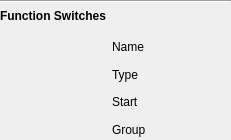
<?xml version="1.0" encoding="UTF-8"?>
<ui version="4.0">
 <class>FunctionSwitches</class>
 <widget class="QWidget" name="FunctionSwitches">
  <property name="geometry">
   <rect>
    <x>0</x>
    <y>0</y>
    <width>231</width>
    <height>140</height>
   </rect>
  </property>
  <property name="windowTitle">
   <string>Form</string>
  </property>
  <layout class="QVBoxLayout" name="verticalLayout">
   <property name="leftMargin">
    <number>0</number>
   </property>
   <property name="topMargin">
    <number>0</number>
   </property>
   <property name="rightMargin">
    <number>0</number>
   </property>
   <property name="bottomMargin">
    <number>0</number>
   </property>
   <item>
    <widget class="Line" name="line">
     <property name="orientation">
      <enum>Qt::Horizontal</enum>
     </property>
    </widget>
   </item>
   <item>
    <layout class="QHBoxLayout" name="horizontalLayout">
     <item>
      <widget class="QLabel" name="lblSwitch">
       <property name="font">
        <font>
         <weight>75</weight>
         <bold>true</bold>
        </font>
       </property>
       <property name="text">
        <string>Function Switches</string>
       </property>
       <property name="alignment">
        <set>Qt::AlignLeading|Qt::AlignLeft|Qt::AlignTop</set>
       </property>
      </widget>
     </item>
     <item>
      <layout class="QGridLayout" name="gridSwitches">
       <property name="sizeConstraint">
        <enum>QLayout::SetMinimumSize</enum>
       </property>
       <item row="2" column="0">
        <widget class="QLabel" name="lblType">
         <property name="text">
          <string>Type</string>
         </property>
        </widget>
       </item>
       <item row="4" column="0">
        <widget class="QLabel" name="lblGroup">
         <property name="sizePolicy">
          <sizepolicy hsizetype="Preferred" vsizetype="Preferred">
           <horstretch>0</horstretch>
           <verstretch>0</verstretch>
          </sizepolicy>
         </property>
         <property name="text">
          <string>Group</string>
         </property>
        </widget>
       </item>
       <item row="3" column="0">
        <widget class="QLabel" name="lblStartupPosn">
         <property name="text">
          <string>Start</string>
         </property>
        </widget>
       </item>
       <item row="1" column="0">
        <widget class="QLabel" name="lblName">
         <property name="text">
          <string>Name</string>
         </property>
        </widget>
       </item>
       <item row="0" column="0">
        <widget class="QLabel" name="label">
         <property name="text">
          <string/>
         </property>
        </widget>
       </item>
      </layout>
     </item>
     <item>
      <spacer name="horizontalSpacer">
       <property name="orientation">
        <enum>Qt::Horizontal</enum>
       </property>
       <property name="sizeHint" stdset="0">
        <size>
         <width>40</width>
         <height>20</height>
        </size>
       </property>
      </spacer>
     </item>
    </layout>
   </item>
  </layout>
 </widget>
 <resources/>
 <connections/>
</ui>
